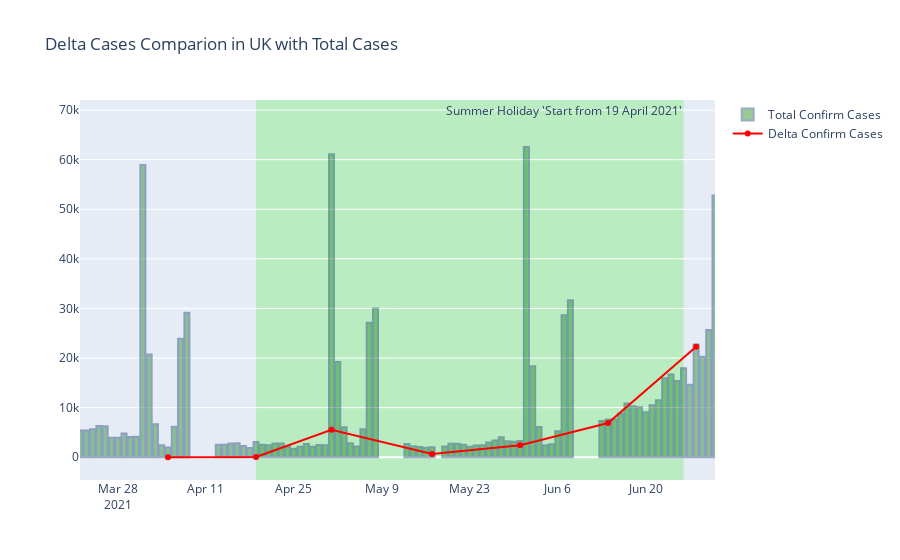

Notebook source saved alongside this figure:
### Code cell
date = ['2021-04-05','2021-04-19', '2021-05-01', '2021-05-17', '2021-05-31', '2021-06-14', '2021-06-28']
perc = [1, 47, 5553, 674, 2415, 6894, 22271]
# set up plotly figure
fig = make_subplots(1,1)

# add first bar trace at row = 1, col = 1
fig.add_trace(go.Bar(x=UK['Date'], y=UK['Daily Cases'],
                     name='Total Confirm Cases',
                     marker_color = 'green',
                     opacity=0.4,
                     marker_line_color='rgb(8,48,107)',
                     marker_line_width=2))
fig.update_xaxes(range=['2021-03-22','2021-07-01'])

fig.update_layout(title='Delta Cases Comparion in UK with Total Cases')

fig.add_vrect(
    x0="2021-04-19", x1="2021-06-26",annotation_text="Summer Holiday 'Start from 19 April 2021'",
    fillcolor="LightGreen", opacity=0.5,
    layer="below", line_width=0
)
# add first scatter trace at row = 1, col = 1
fig.add_trace(go.Scatter(x=date, y=perc, line=dict(color='red'), name='Delta Confirm Cases'),
              row = 1, col = 1)

fig.show()

### Figure 1 — Plotly figure (JSON) as saved in the notebook; plotly's stock layout.template omitted (floating-point values rounded to 4 significant figures; data arrays with more than 128 entries replaced by an {"elided": "..."} marker saying what was removed)
{"data": [{"marker": {"color": "green", "line": {"color": "rgb(8,48,107)", "width": 2}}, "name": "Total Confirm Cases", "opacity": 0.4, "type": "bar", "x": {"elided": "547 str values"}, "y": {"elided": "547 int values"}}, {"line": {"color": "red"}, "name": "Delta Confirm Cases", "type": "scatter", "x": ["2021-04-05", "2021-04-19", "2021-05-01", "2021-05-17", "2021-05-31", "2021-06-14", "2021-06-28"], "xaxis": "x", "y": [1, 47, 5553, 674, 2415, 6894, 22271], "yaxis": "y"}], "layout": {"annotations": [{"showarrow": false, "text": "Summer Holiday 'Start from 19 April 2021'", "x": "2021-06-26", "xanchor": "right", "xref": "x", "y": 1, "yanchor": "top", "yref": "y domain"}], "shapes": [{"fillcolor": "LightGreen", "layer": "below", "line": {"width": 0}, "opacity": 0.5, "type": "rect", "x0": "2021-04-19", "x1": "2021-06-26", "xref": "x", "y0": 0, "y1": 1, "yref": "y domain"}], "title": {"text": "Delta Cases Comparion in UK with Total Cases"}, "xaxis": {"anchor": "y", "domain": [0, 1], "range": ["2021-03-22", "2021-07-01"]}, "yaxis": {"anchor": "x", "domain": [0, 1]}}}
